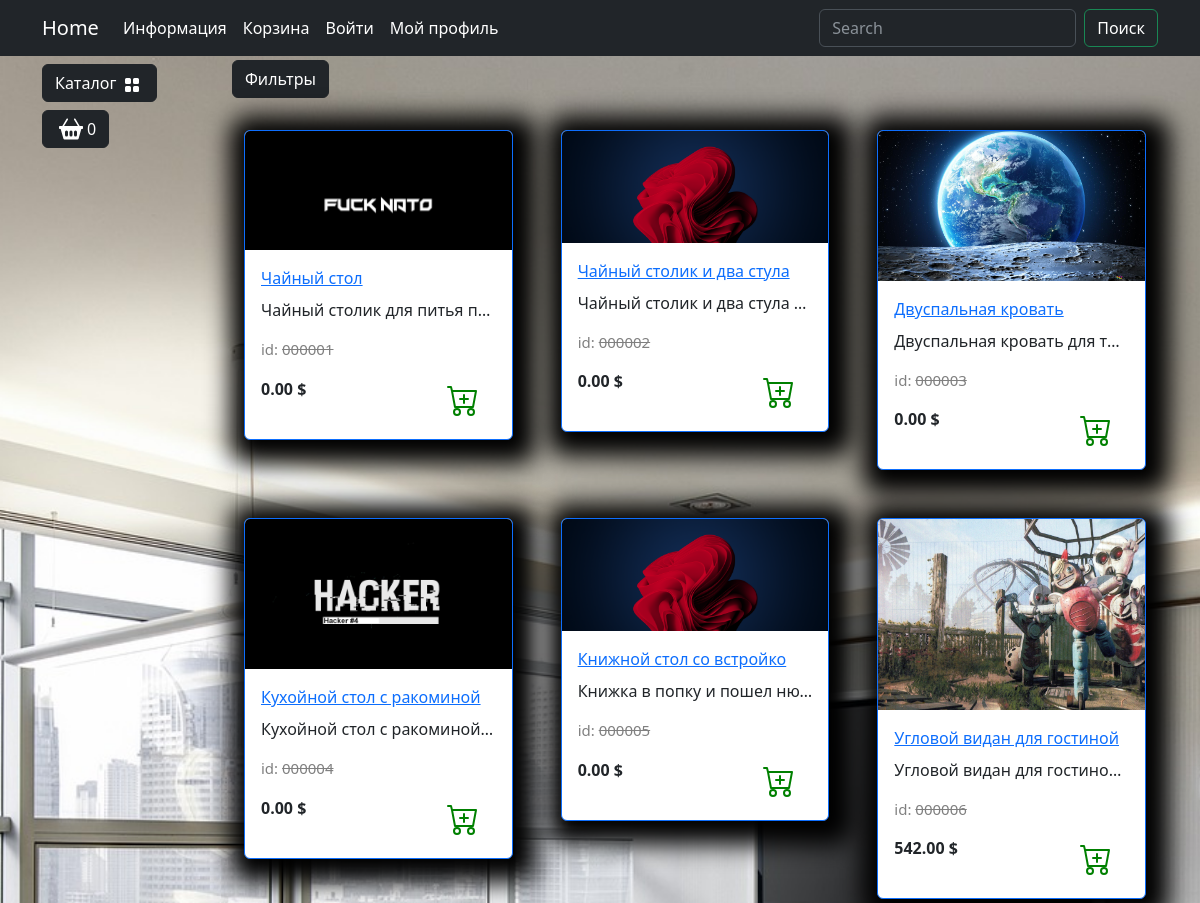
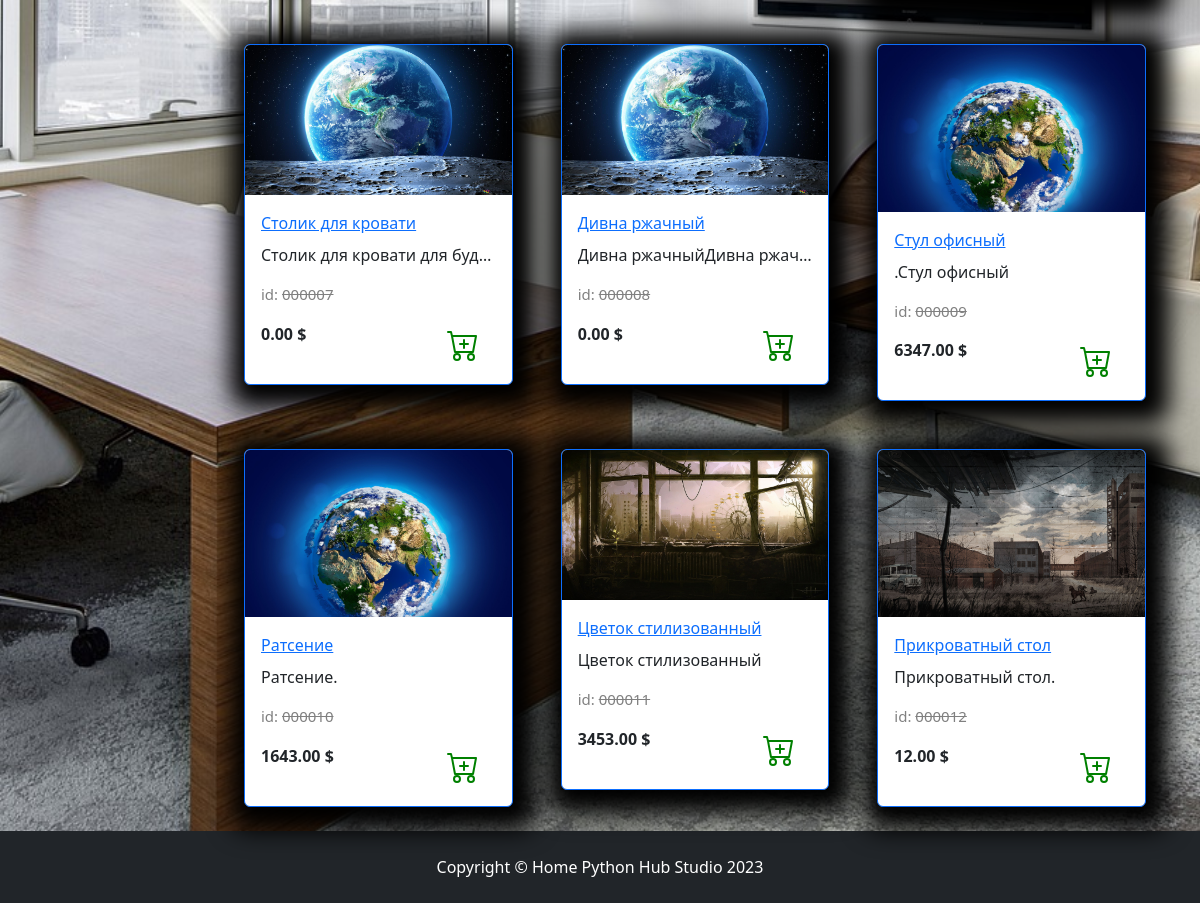
Page /catalog/ on the committed database (2 pictures, top to bottom).
### goods/models.py (models this page shows, shortened)
class Product(models.Model):
    name = models.CharField(max_length=150, unique = True, verbose_name = "Имя Товара")
    description = models.TextField(unique=False, blank=True, null=True, verbose_name="Описание товара")
    slug = models.SlugField(max_length=250 ,unique=True , blank=True, null=True, verbose_name="URL продукта")
    image = models.ImageField(upload_to="goods_media", blank=True, null=True, verbose_name= "Картинка товара")
    price = models.DecimalField(max_digits=7, default=0, decimal_places=2, blank=True, null=True, verbose_name="Цена товара")
    count = models.PositiveIntegerField(default=0, verbose_name="Количество")
    category = models.ForeignKey(to=Category, on_delete=models.PROTECT, verbose_name="Категория")
    class Meta:
        db_table = "product"
        verbose_name = "Товар"
        verbose_name_plural = "Товары"
    def id_product(self):
        return f"{self.id:06}" #"000012"

### goods/views.py (the view)
# urls.py: path("", views.index, name="index"),
def index(request):
    product = Product.objects.all()
    data={
        "product": product,
    }
    return render(request, "goods/catalog.html", context=data)

### goods/templatetags/goods_tags.py (called while the page is built)
@register.simple_tag()
def load_category():
    return Category.objects.all()

### goods/templates/goods/catalog.html (shortened to what this page needs)
{% extends "main/base.html" %}
{% load static %}
{% block footer %}
<footer class="py-4 bg-dark">
    <div class="container">
        <p class="m-0 text-center text-white">Copyright &copy; Home Python Hub Studio 2023</p>
    </div>
</footer>
{% endblock footer %}
{% block content %}
            <div class="row">
                <div class="dropdown mb-2">
                    <button class="btn btn-secondary dropdown-toggle btn-dark" type="button" data-bs-toggle="dropdown"
                        aria-expanded="false">
                        Фильтры
                    </button>
                </div>
                {% for i in product %}
                <div class="col-lg-4 col-md-6 p-4">
                    <div class="card border-primary rounded custom-shadow">
                        {% if i.image %}
                            <img src="{{i.image.url}}" class="card-img-top" alt="...">
                        {% endif %}
                        <div class="card-body">
                            <a href="../goods/product.html">
                                <p class="card-title">{{i.name}}</p>
                            </a>
                            <p class="card-text text-truncate">{{i.description}}</p>
                            <p class="product_id">id: <s>{{i.id_product}}</s></p>
                            <div class="d-flex justify-content-between">
                               <p><strong>{{i.price}} $</strong></p>
                                <a href="#" class="btn add-to-cart">
                                    <img class="mx-1" src="{% static "deps/icons/cart-plus.svg" %}" alt="Catalog Icon"
                                        width="32" height="32">
                                </a>
                            </div>
                        </div>
                    </div>
                </div>
                {% endfor %}
            </div>
{% endblock content %}

### main/templates/main/base.html (shortened to what this page needs)
{% load goods_tags %}
{% load static %}
<!DOCTYPE html>
<html lang="en">
<head>
    <link rel="stylesheet" href="{% static "deps/css/bootstrap/bootstrap.min.css" %}">
    <link rel="stylesheet" href="{% static "deps/css/my_css.css" %}">
</head>
<body>
    <header>
        <nav class="navbar navbar-expand-lg bg-dark" data-bs-theme="dark">
            <div class="container">
                <a class="navbar-brand" href="{% url "main:index" %}">Home</a>
                <div class="collapse navbar-collapse" id="navbarSupportedContent">
                    <ul class="navbar-nav me-auto mb-2 mb-lg-0">
                        <li class="nav-item dropdown ">
                            <a class="nav-link dropdown-toggle text-white" href="#" role="button"
                                data-bs-toggle="dropdown" aria-expanded="false">
                                Информация
                            </a>
                        </li>
                        <li class="nav-item">
                            <a class="nav-link  text-white" href="carts/cart.html">Корзина</a>
                        </li>
                        <li class="nav-item">
                            <a class="nav-link  text-white" href="users/login.html">Войти</a>
                        </li>
                        <li class="nav-item dropdown ">
                            <a class="nav-link dropdown-toggle text-white" href="#" role="button"
                                data-bs-toggle="dropdown" aria-expanded="false">
                                Мой профиль
                            </a>
                        </li>
                    </ul>
                    <form class="d-flex" role="search">
                        <input class="form-control me-2" type="search" placeholder="Search" aria-label="Search">
                        <button class="btn btn-outline-success text-white" type="submit">Поиск</button>
                    </form>
                </div>
            </div>
        </nav>
    </header>
    <section>
        <div class="container">
            <div class="row mt-1 position-fixed z-3">
                <div class="dropdown mb-2">
                    <button class="btn btn-secondary dropdown-toggle btn-dark" type="button" data-bs-toggle="dropdown"
                        aria-expanded="false">
                        Каталог
                        <img class="mx-1" src="{% static "deps/icons/grid-fill.svg" %}" alt="Catalog Icon" width="16"
                            height="16">
                    </button>
                        {% load_category as category %}
                </div>
                <div>
                    <button type="button" class="btn btn-dark btn-secondary d-flex" id="modalButton"
                        aria-expanded="false">
                        <img class="mx-1" src="{% static "deps/icons/basket2-fill.svg" %}" alt="Catalog Icon" width="24"
                            height="24">
                        <span id="goods-in-cart-count">0</span>
                    </button>
                </div>
            </div>
        </div>
        <div class="container">
            <div class="row mt-1">
                <div class="col-lg-2">
                </div>
                <div class="col-lg-10">
                    {% block content %}
                    {% endblock content %}
                </div>
            </div>
        </div>
    </section>
    {% block footer %}{% endblock footer %}
</body>
</html>

### static/deps/css/my_css.css (style rules this page uses)
body { background-image: url("../images/bg-image.jpg"); background-repeat: no-repeat; background-attachment: fixed; background-position: center center; background-size: cover; height: 100%; }
.dropdown-toggle::after { content: none; }
.custom-shadow { box-shadow: 5px 5px 25px 19px #000000; }
.product_id { color: gray; font-size: 15px; }

### rows in the picture
Product: image (picture), name "Чайный стол", description "Чайный столик для питья п…", id_product "000001", price "0.00"
Product: image (picture), name "Чайный столик и два стула", description "Чайный столик и два стула…", id_product "000002", price "0.00"
Product: image (picture), name "Двуспальная кровать", description "Двуспальная кровать для т…", id_product "000003", price "0.00"
Product: image (placeholder picture), name "Кухойной стол с ракоминой", description "Кухойной стол с ракоминой…", id_product "000004", price "0.00"
Product: image (picture), name "Книжной стол со встройко", description "Книжка в попку и пошел ню…", id_product "000005", price "0.00"
Product: image (picture), name "Угловой видан для гостиной", description "Угловой видан для гостино…", id_product "000006", price "542.00"
Product: image (picture), name "Столик для кровати", description "Столик для кровати для буд…", id_product "000007", price "0.00"
Product: image (picture), name "Дивна ржачный", description "Дивна ржачныйДивна ржач…", id_product "000008", price "0.00"
Product: image (picture), name "Стул офисный", description ".Стул офисный", id_product "000009", price "6347.00"
Product: image (picture), name "Ратсение", description "Ратсение.", id_product "000010", price "1643.00"
Product: image (picture), name "Цветок стилизованный", description "Цветок стилизованный", id_product "000011", price "3453.00"
Product: image (picture), name "Прикроватный стол", description "Прикроватный стол.", id_product "000012", price "12.00"
